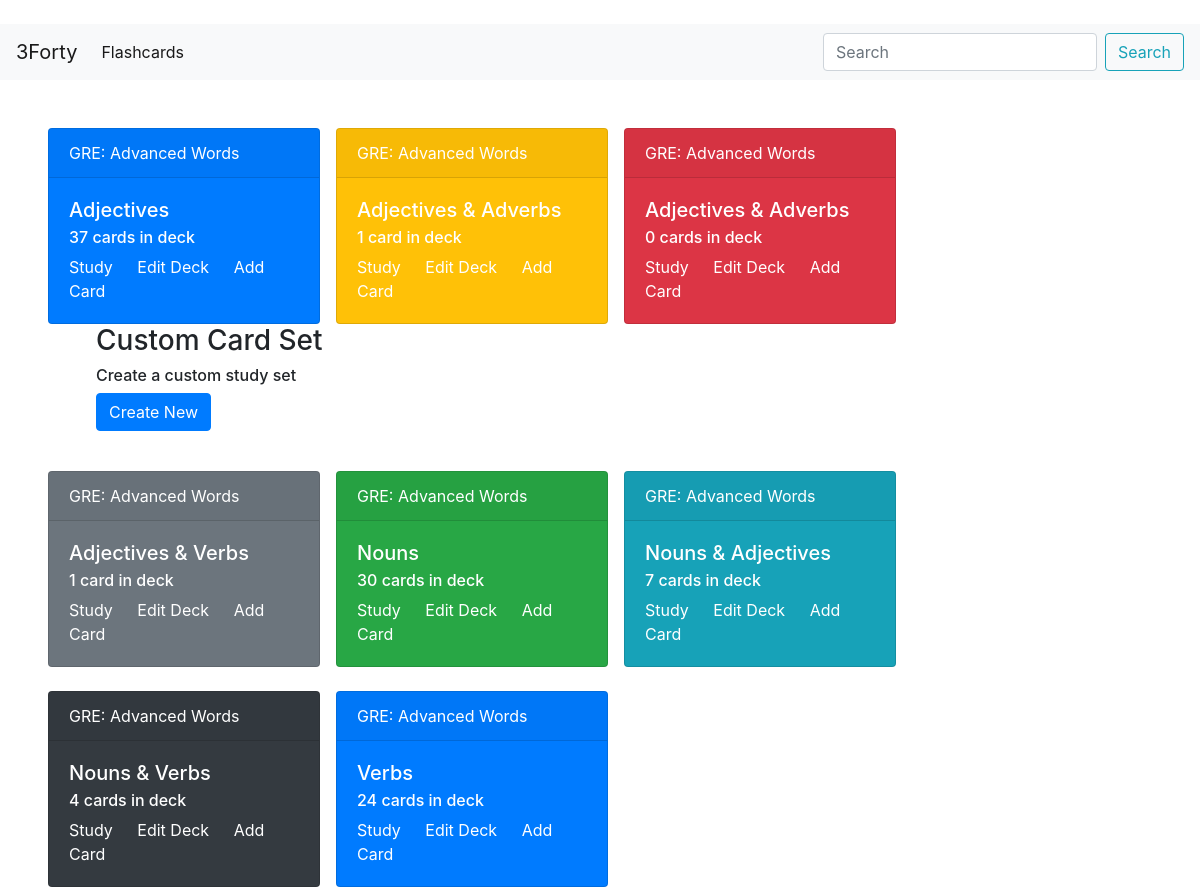
Screenshot of /flashcards/ with the database file from the repository.
### flashcards/models.py (models this page shows, shortened)
class Card_Set(models.Model):                                                         # Model for the GRE flashcards
    topic = models.CharField(max_length = 50, null = False, blank = False)            # Select either Adjective, Noun, or  Verb to study
    description = models.CharField(max_length = 300, null = False, blank = True)      # Description of topic
    is_active = models.BooleanField(default = True)                                  # When Card_Set is created, it will default to being inactive as no cards will exist in the set
    def get_card_count(self):
        return self.card_set.count()
    get_card_count.short_description = 'Card Count'    # Card Count is the column header in the Admin Panel

### flashcards/views.py (the view)
# urls.py: url(r'^flashcards/', include(('flashcards.urls', 'flashcards'), namespace = 'flashcards')),
def flashcards(request):
    topic_query_set = Card_Set.objects.all().order_by('topic').filter(is_active = True)
    context = {'topics': topic_query_set}   # Dictionary passed that will be rendered for flashcards/home.html
    return render(request, 'flashcards/flashcards.html', context)

### flashcards/templates/flashcards/flashcards.html (shortened to what this page needs)
{% extends 'base.html' %}
{% block body%}
<div class="row">
{% for t in topics %}
{% cycle 'primary' 'warning' 'danger' 'secondary' 'success' 'info' 'dark' as color silent %}
    {% if forloop.counter0|divisibleby:3 %}
        </div><br><div class="row ml-5">
    {% endif %}
        <div class="column">
            {% if forloop.counter0 == 2 %}
            <div class="card text-white bg-{{ color }} mr-5" style="width: 17rem;">
            {% else %}
            <div class="card text-white bg-{{ color }} mr-3" style="width: 17rem;">
            {% endif %}
            <div class="card-header">{{ t.description }}
            </div>
            <div class="card-body">
                <h5 class="card-title">{{ t.topic }}</h5>
                {% if t.get_card_count != 1 %}
                    <h6 class="card-subtitle mb-2 text-white">{{ t.get_card_count }} cards in deck</h6>
                {% else %}
                    <h6 class="card-subtitle mb-2 text-white">{{ t.get_card_count }} card in deck</h6>
                {% endif %}
                <a href= "{% url 'flashcards:view_card_set' t.id %}" class="card-link text-white">Study</a>
                <a href= "{% url 'flashcards:edit_card_set' t.id %}" class="card-link text-white">Edit Deck</a>
                <a href= "{% url 'flashcards:create_card' t.id %}" class="card-link text-white">Add Card</a>
            </div>
            </div>
        </div>
    {% if forloop.counter0 == 2 %}
        <div class="column ml-5">
            <h3>Custom Card Set</h3>
            <h6>Create a custom study set</h6>
            <p>
            <a class="btn btn-primary" href="{% url 'flashcards:create_card_set' %}"
            role="button">Create New</a>
            </p>
        </div>
    {% endif %}
{% endfor %}
{% endblock %}

### templates/base.html (shortened to what this page needs)
<!DOCTYPE html>
<html>
    <head>
        <link rel="stylesheet"
        href="https://stackpath.bootstrapcdn.com/bootstrap/4.3.1/css/bootstrap.min.css"
>
    </head>
    <br>
    <body>
        <nav class="navbar navbar-expand-lg navbar-light bg-light">
            <a class="navbar-brand" href="{% url 'index' %}">3Forty</a>
            <div class="collapse navbar-collapse" id="navbarSupportedContent">
                <ul class="navbar-nav mr-auto">
                    <li class="nav-item active">
                        <a class="nav-link" href="{% url 'flashcards:flashcards' %}">Flashcards<span class="sr-only">(current)</span></a>
                    </li>
                </ul>
                <form class="form-inline my-2 my-lg-0">
                    <input class="form-control mr-sm-2" type="search" placeholder="Search" aria-label="Search">
                    <button class="btn btn-outline-info my-2 my-sm-0" type="submit">Search</button>
                </form>
            </div>
        </nav>
    <br>
    {% block body %}{% endblock %}
    </body>
</html>

### rows the page displays
Card_Set: description "GRE: Advanced Words", topic "Adjectives", get_card_count "37"
Card_Set: description "GRE: Advanced Words", topic "Adjectives & Adverbs", get_card_count "1"
Card_Set: description "GRE: Advanced Words", topic "Adjectives & Adverbs", get_card_count "0", shows "Custom Card Set"
Card_Set: description "GRE: Advanced Words", topic "Adjectives & Verbs", get_card_count "1"
Card_Set: description "GRE: Advanced Words", topic "Nouns", get_card_count "30"
Card_Set: description "GRE: Advanced Words", topic "Nouns & Adjectives", get_card_count "7"
Card_Set: description "GRE: Advanced Words", topic "Nouns & Verbs", get_card_count "4"
Card_Set: description "GRE: Advanced Words", topic "Verbs", get_card_count "24"
